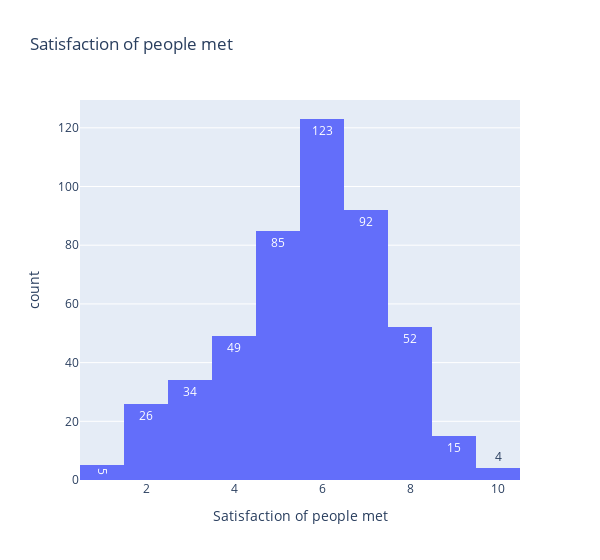

Here is the notebook cell this chart was saved with:
### Code cell
fig = px.histogram(df_partners, x='Satisfaction of people met', title='Satisfaction of people met', text_auto=True, width=600)
fig.show()

### Figure 1 — Plotly figure (JSON) as saved in the notebook; plotly's stock layout.template omitted (floating-point values rounded to 4 significant figures; data arrays with more than 128 entries replaced by an {"elided": "..."} marker saying what was removed)
{"data": [{"alignmentgroup": "True", "bingroup": "x", "hovertemplate": "Satisfaction of people met=%{x}<br>count=%{y}<extra></extra>", "legendgroup": "", "marker": {"color": "#636efa", "pattern": {"shape": ""}}, "name": "", "offsetgroup": "", "orientation": "v", "showlegend": false, "texttemplate": "%{value}", "type": "histogram", "x": {"elided": "551 int values"}, "xaxis": "x", "yaxis": "y"}], "layout": {"barmode": "relative", "legend": {"tracegroupgap": 0}, "title": {"text": "Satisfaction of people met"}, "width": 600, "xaxis": {"anchor": "y", "domain": [0, 1], "title": {"text": "Satisfaction of people met"}}, "yaxis": {"anchor": "x", "domain": [0, 1], "title": {"text": "count"}}}}
